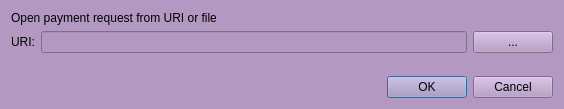
<?xml version="1.0" encoding="UTF-8"?>
<ui version="4.0">
 <class>OpenURIDialog</class>
 <widget class="QDialog" name="OpenURIDialog">
  <property name="geometry">
   <rect>
    <x>0</x>
    <y>0</y>
    <width>564</width>
    <height>109</height>
   </rect>
  </property>
  <property name="windowTitle">
   <string>Open URI</string>
  </property>
  <property name="styleSheet">
   <string notr="true">background-color: rgb(179, 152, 194);</string>
  </property>
  <layout class="QVBoxLayout" name="verticalLayout">
   <item>
    <widget class="QLabel" name="label_2">
     <property name="text">
      <string>Open payment request from URI or file</string>
     </property>
    </widget>
   </item>
   <item>
    <layout class="QHBoxLayout" name="horizontalLayout">
     <item>
      <widget class="QLabel" name="label">
       <property name="text">
        <string>URI:</string>
       </property>
      </widget>
     </item>
     <item>
      <widget class="QValidatedLineEdit" name="uriEdit"/>
     </item>
     <item>
      <widget class="QPushButton" name="selectFileButton">
       <property name="toolTip">
        <string>Select payment request file</string>
       </property>
       <property name="text">
        <string notr="true">...</string>
       </property>
       <property name="autoDefault">
        <bool>false</bool>
       </property>
      </widget>
     </item>
    </layout>
   </item>
   <item>
    <spacer name="verticalSpacer">
     <property name="orientation">
      <enum>Qt::Vertical</enum>
     </property>
     <property name="sizeHint" stdset="0">
      <size>
       <width>20</width>
       <height>40</height>
      </size>
     </property>
    </spacer>
   </item>
   <item>
    <widget class="QDialogButtonBox" name="buttonBox">
     <property name="orientation">
      <enum>Qt::Horizontal</enum>
     </property>
     <property name="standardButtons">
      <set>QDialogButtonBox::Cancel|QDialogButtonBox::Ok</set>
     </property>
    </widget>
   </item>
  </layout>
 </widget>
 <customwidgets>
  <customwidget>
   <class>QValidatedLineEdit</class>
   <extends>QLineEdit</extends>
   <header>qvalidatedlineedit.h</header>
  </customwidget>
 </customwidgets>
 <resources/>
 <connections>
  <connection>
   <sender>buttonBox</sender>
   <signal>accepted()</signal>
   <receiver>OpenURIDialog</receiver>
   <slot>accept()</slot>
   <hints>
    <hint type="sourcelabel">
     <x>248</x>
     <y>254</y>
    </hint>
    <hint type="destinationlabel">
     <x>157</x>
     <y>274</y>
    </hint>
   </hints>
  </connection>
  <connection>
   <sender>buttonBox</sender>
   <signal>rejected()</signal>
   <receiver>OpenURIDialog</receiver>
   <slot>reject()</slot>
   <hints>
    <hint type="sourcelabel">
     <x>316</x>
     <y>260</y>
    </hint>
    <hint type="destinationlabel">
     <x>286</x>
     <y>274</y>
    </hint>
   </hints>
  </connection>
 </connections>
</ui>
